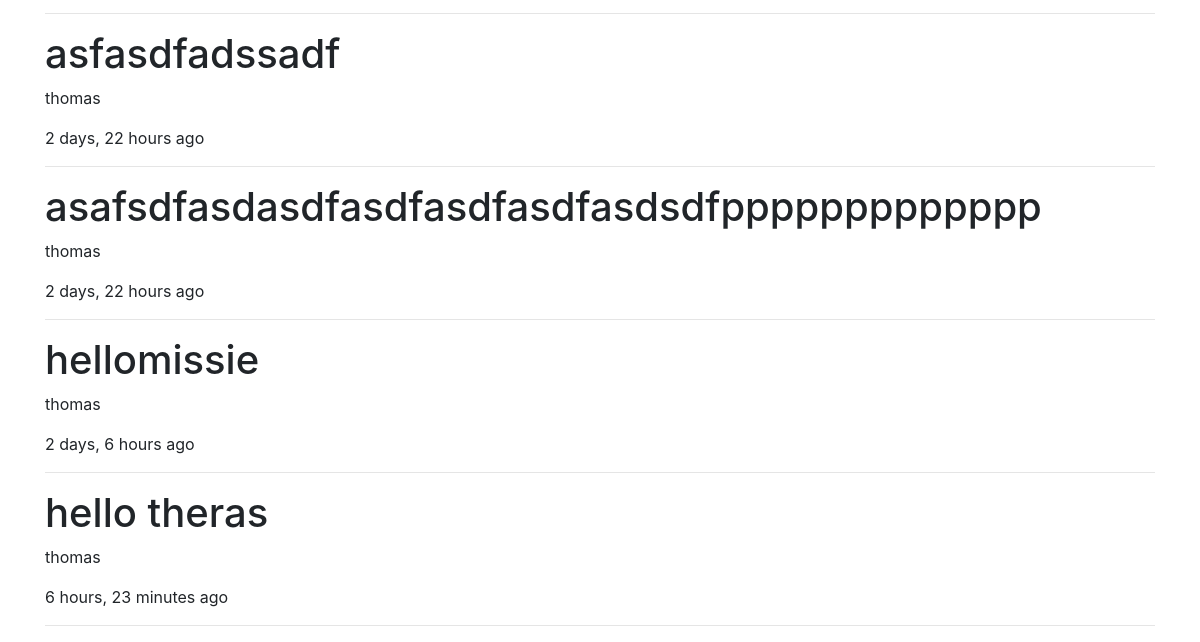
Page /tweet/ (lower part) on the earlier database version.
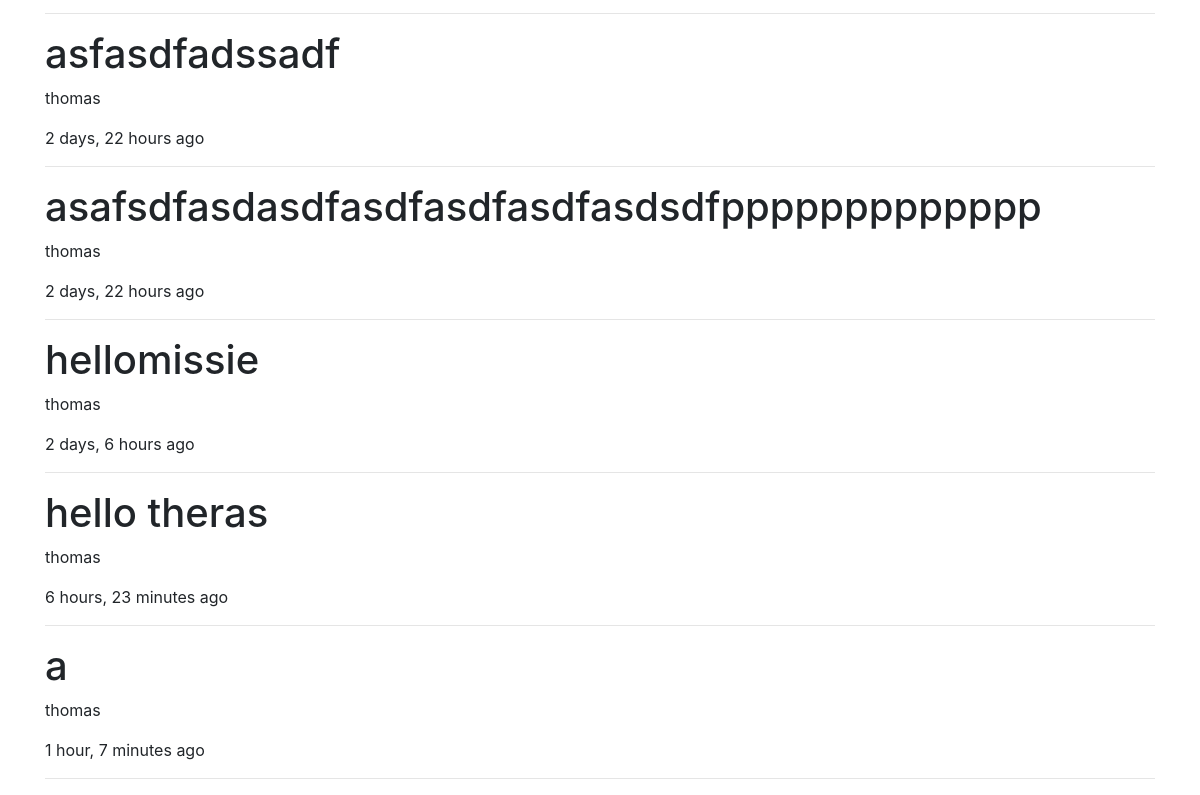
Same page on the later database version.
### tweets/models.py (models this page shows, shortened)
class Tweet(models.Model):
	user = models.ForeignKey(settings.AUTH_USER_MODEL, on_delete=models.CASCADE)
	content = models.TextField(max_length=140, validators=[validate_content])
	updated = models.DateTimeField(auto_now=True)
	timestamp = models.DateTimeField(auto_now_add=True)

### tweets/views.py (the view)
class TweetListView(ListView):
	template_name = "tweets/list_view.html"
	def get_queryset(self, *args, **kwargs):
		qs = Tweet.objects.all()
		print(self.request.GET)
		query = self.request.GET.get("q", None)
		if query is not None:
			qs = qs.filter(
				Q(content__icontains=query) |
				Q(user__username__icontains=query))
		return qs
	def get_context_data(self, *args, **kwargs):
		context = super(TweetListView, self).get_context_data(*args, **kwargs)
		return context

### tweets/templates/tweets/list_view.html (shortened to what this page needs)
{% extends "base.html" %}
{%block content%}
{% for obj in object_list %}
	<h1>{{obj.content}}</h1>
	<p>{{obj.user}}</p>
	<p>{{obj.timestamp|timesince}} ago</p>
	<hr>
{% empty %}
	{%if request.GET.q %}
	<p>No tweets found.</p>
	{% else %}
	<p>No Tweets yet.</p>
	{% endif %}
{% endfor %}
{%endblock%}

Differences in the rows shown:
added Tweet: content "a", user "thomas", timestamp "1 hour, 7 minutes"
